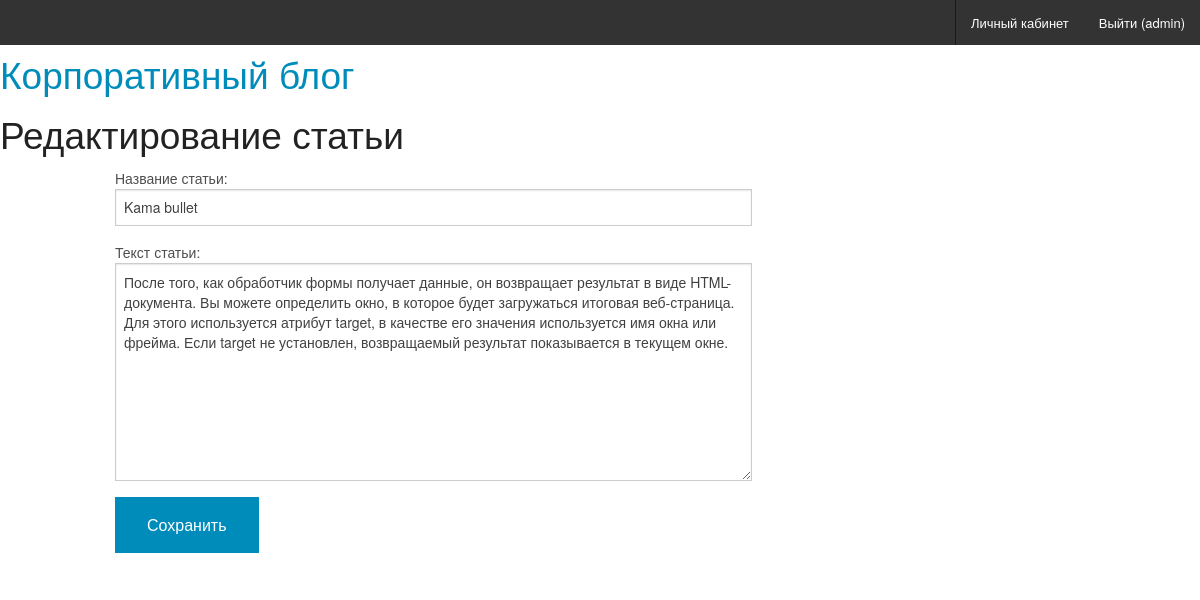
The app's page /articles/article_edit/36/ (signed in) with its own data.
### users/models.py (models this page shows)
class User(AbstractUser):
    avatar = models.ImageField('Аватар', upload_to='avatars')
    phone = models.CharField('Телефон', max_length=20)
    skype = models.CharField('Skype', max_length=50)

### article/models.py (models this page shows)
class Article(models.Model):
    class Meta():
        db_table = 'article'
    article_title = models.CharField(
        'Название статьи', max_length = 200)
    article_text = models.TextField('Текст статьи')
    article_date = models.DateTimeField(
        default=datetime.datetime.now)
    article_likes = models.IntegerField(default=0)
    article_author = models.ForeignKey(User, verbose_name='Автор')

### article/views.py (the view)
# urls.py: url(r'^articles/article_edit/(?P<article_id>\d+)/$',
def article_edit(request, article_id):
    article = Article.objects.get(id=article_id)
    form = ArticleForm(request.POST or None, instance=article)
    args = {}
    args['form'] = form
    if request.method == 'POST':
        if form.is_valid():
            form.save()
            return redirect('/articles/get/%s/' % article_id)
    return render(request, 'article_edit.html', args)

### article/forms.py
class ArticleForm(ModelForm):
    class Meta:
        model = Article
        fields = ['article_title', 'article_text']

### article/templates/article_edit.html (shortened to what this page needs)
{% extends 'main.html' %}
{% block article_edit %}
<h2>Редактирование статьи</h2>
<div class="row" id="content">
    <div class="medium-8 columns">
        <form action="." method="post">
            {{ form }}
        <button type="submit">Сохранить</button>
        </form>
    </div>
</div>
{% endblock %}

### templates/main.html (shortened to what this page needs)
{% load staticfiles %}
<!DOCTYPE html>
<html lang="en">
<head>
    <link rel="stylesheet" type="text/css" href="{% static "/css/foundation.css" %}">
</head>
<body>
<div class="top-bar">
    <section class="top-bar-section">
        <ul class="right-small">
            {% if request.user.is_authenticated %}
                <li><a href="{% url 'users:profile' %}">Личный кабинет</a></li>
                <li><a href="{% url 'loginsys:logout' %}">Выйти ({{ request.user }})</a></li>
            {% else %}
                <li><a href="{% url 'loginsys:login' %}">Войти</a></li>
            {% endif %}
        </ul>
    </section>
</div>
<h2><a href="/"> Корпоративный блог </a></h2>
<div class="text-left">
{% block article_edit %}{% endblock %}
</div>
</body>
</html>

### records on screen
User: user "admin"
Article: article_title "Kama bullet", article_text "После того, как обработчик формы получает данные, он возвращает результат в виде HTML-документа. Вы можете определить окно, в которое будет загружаться итоговая веб-страница. Для этого используется атрибут target, в качестве его значения используется имя окна или фрейма. Если target не установлен, возвращаемый результат показывается в текущем окне."
